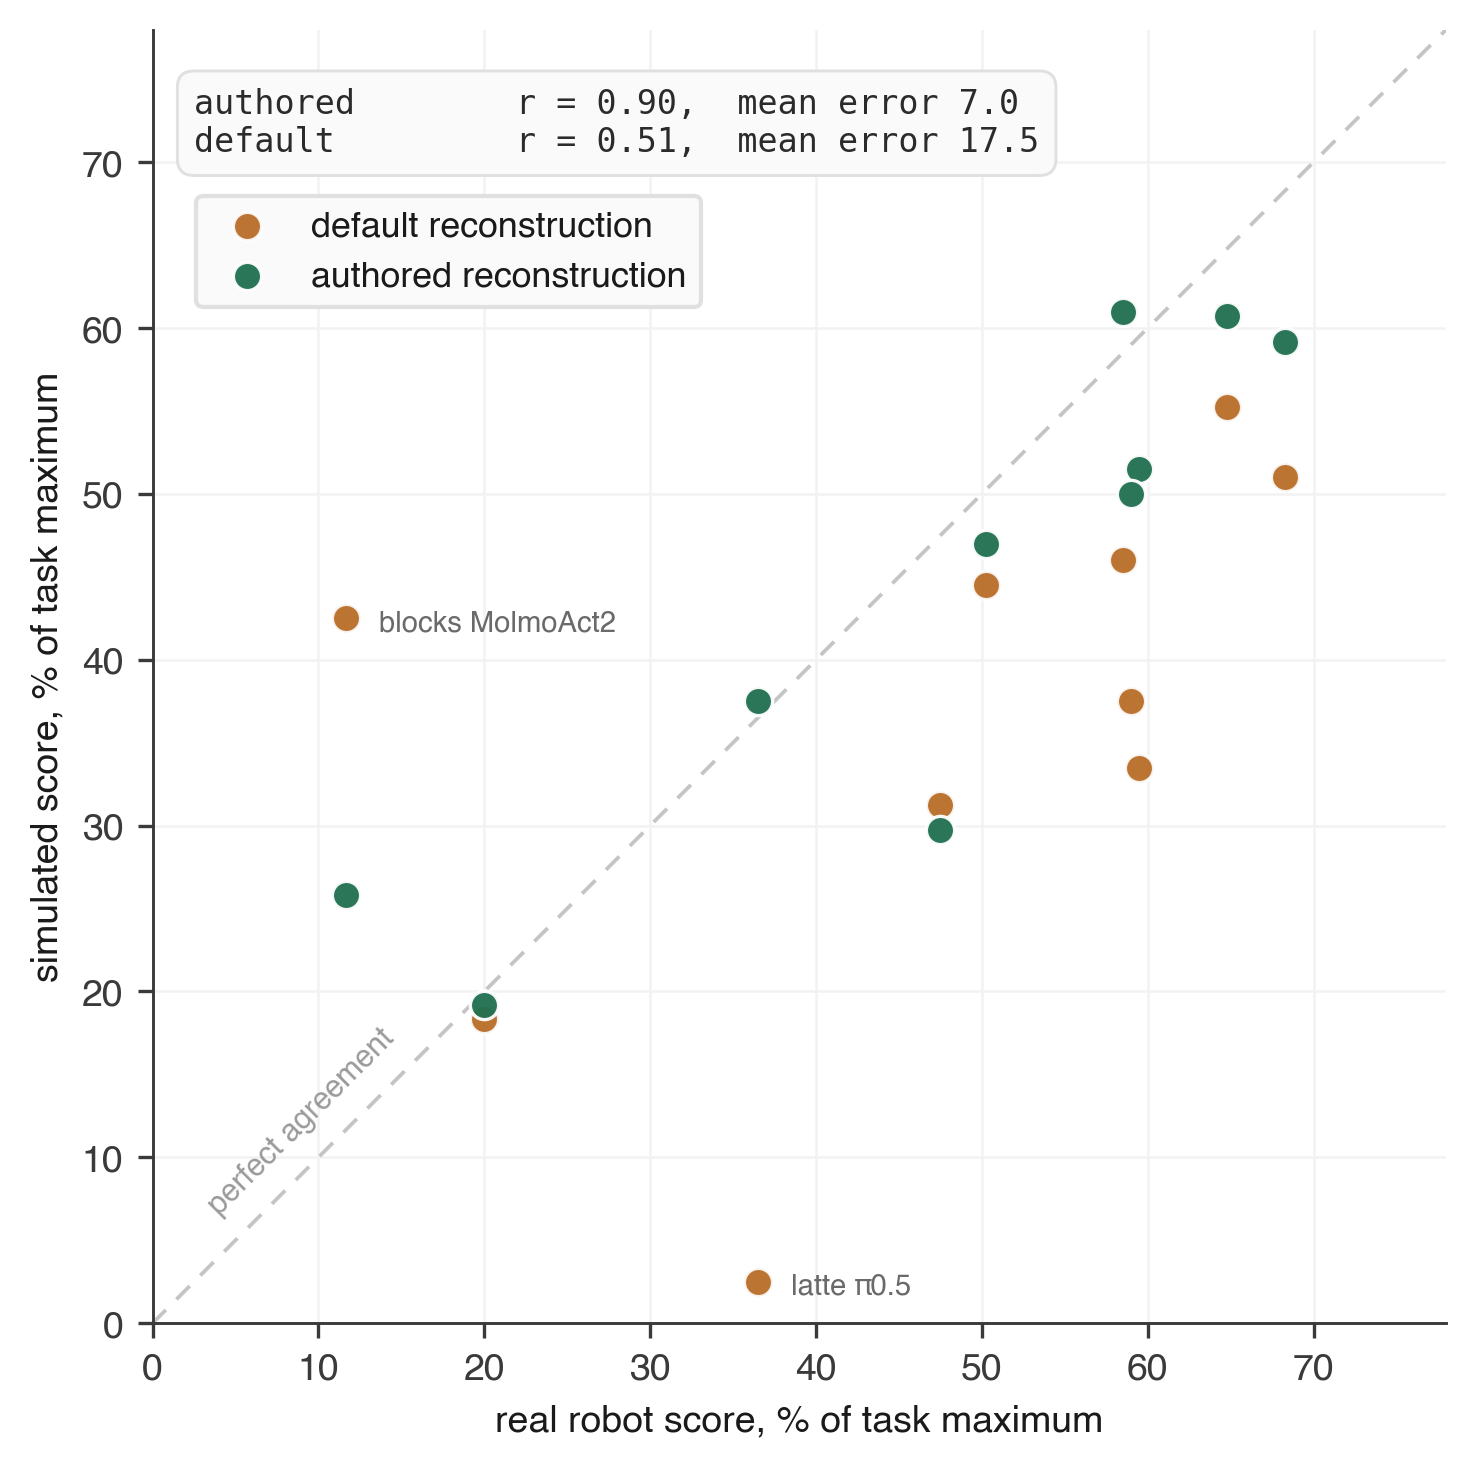

The Python source for this figure:
#!/usr/bin/env python3
"""Figure 3: simulated score against real score, both asset arms, ten cells.

    python3 fig3_agreement.py table.json --real ../scoring/real_reference_pertrial.csv

The standard figure for this claim, and the one every paper in this area carries. Scores are
percent of each task's maximum, which is the scale the correlation is computed on. A point on
the diagonal is a simulated evaluation that returned the real robot's number.
"""
import argparse, json, math, os, statistics
import matplotlib
matplotlib.use("Agg")
import matplotlib.pyplot as plt

MAX_SCORE = {"bottles": 20, "latte": 10, "clear_table": 70, "blocks": 30, "bowls": 50}
LABEL = {"bottles": "bottles", "bowls": "bowls", "blocks": "blocks",
         "latte": "latte", "clear_table": "clear table"}
POL = {"molmo": "MolmoAct2", "pi05": "π0.5"}
C_K, C_P = "#1f6f4f", "#b5651d"


def pearson(x, y):
    n = len(x); mx, my = sum(x) / n, sum(y) / n
    d = math.sqrt(sum((a - mx) ** 2 for a in x) * sum((b - my) ** 2 for b in y))
    return sum((a - mx) * (b - my) for a, b in zip(x, y)) / d


def main():
    ap = argparse.ArgumentParser()
    ap.add_argument("table_json")
    ap.add_argument("--real", help="accepted for a uniform command line; the table already holds the real means")
    ap.add_argument("--out", default=os.path.join(os.path.dirname(os.path.abspath(__file__)), "fig3_agreement.png"))
    args = ap.parse_args()

    plt.rcParams.update({
        "font.family": "sans-serif", "font.sans-serif": ["Helvetica", "Arial", "DejaVu Sans"],
        "font.size": 9, "axes.linewidth": 0.7, "axes.edgecolor": "#3a3a3a",
        "xtick.color": "#3a3a3a", "ytick.color": "#3a3a3a",
        "text.color": "#1a1a1a", "axes.labelcolor": "#1a1a1a",
        "figure.dpi": 200, "savefig.dpi": 300, "savefig.bbox": "tight",
        "savefig.facecolor": "white"})

    T = json.load(open(args.table_json))
    rows, (A, B) = T["rows"], T["columns"]
    R, K, P, tag = [], [], [], []
    for r in rows:
        f = 100.0 / MAX_SCORE[r["task"]]
        R.append(r["real_mean"] * f); K.append(r[A]["mean"] * f); P.append(r[B]["mean"] * f)
        tag.append("%s %s" % (LABEL[r["task"]], POL[r["policy"]]))

    fig, ax = plt.subplots(figsize=(5.6, 5.6))
    lim = (0, 78)
    ax.plot(lim, lim, color="#c4c4c4", lw=0.9, ls=(0, (5, 4)), zorder=1)
    ax.text(4, 6.5, "perfect agreement", fontsize=7.4, color="#9a9a9a",
            rotation=45, rotation_mode="anchor", ha="left")


    ax.scatter(R, P, s=46, color=C_P, alpha=0.9, edgecolor="white", linewidth=0.8,
               zorder=3, label="default reconstruction")
    ax.scatter(R, K, s=46, color=C_K, alpha=0.95, edgecolor="white", linewidth=0.8,
               zorder=4, label="authored reconstruction")
    # label only the two cells the caption discusses, at the default point where the departure is
    for r, k, p, t in zip(R, K, P, tag):
        if t == "blocks MolmoAct2":
            ax.annotate(t, (r, p), textcoords="offset points", xytext=(8, -3), fontsize=7, color="#6a6a6a")
        if t == "latte \u03c00.5":
            ax.annotate(t, (r, p), textcoords="offset points", xytext=(8, -3), fontsize=7, color="#6a6a6a")
    ek = statistics.fmean(abs(a - b) for a, b in zip(R, K))
    ep = statistics.fmean(abs(a - b) for a, b in zip(R, P))
    box = ("authored        r = %.2f,  mean error %.1f\ndefault         r = %.2f,  mean error %.1f"
           % (pearson(R, K), ek, pearson(R, P), ep))
    ax.text(2.5, 74.5, box, fontsize=8, va="top", family="monospace", color="#2b2b2b",
            bbox=dict(boxstyle="round,pad=0.5", facecolor="#fafafa", edgecolor="#e0e0e0", lw=0.7))

    ax.set_xlim(lim); ax.set_ylim(lim); ax.set_aspect("equal")
    ax.set_xlabel("real robot score, % of task maximum", fontsize=9)
    ax.set_ylabel("simulated score, % of task maximum", fontsize=9)
    ax.grid(color="#f2f2f2", lw=0.6); ax.set_axisbelow(True)
    for s in ("top", "right"):
        ax.spines[s].set_visible(False)
    ax.legend(loc="upper left", bbox_to_anchor=(0.02, 0.885), frameon=True, fontsize=8.6, facecolor="#fafafa", edgecolor="#e0e0e0", framealpha=1.0)
    fig.savefig(args.out)
    print("wrote %s" % args.out)
    print("  authored      r %.3f   mean error %.2f" % (pearson(R, K), ek))
    print("  default       r %.3f   mean error %.2f" % (pearson(R, P), ep))


if __name__ == "__main__":
    main()
